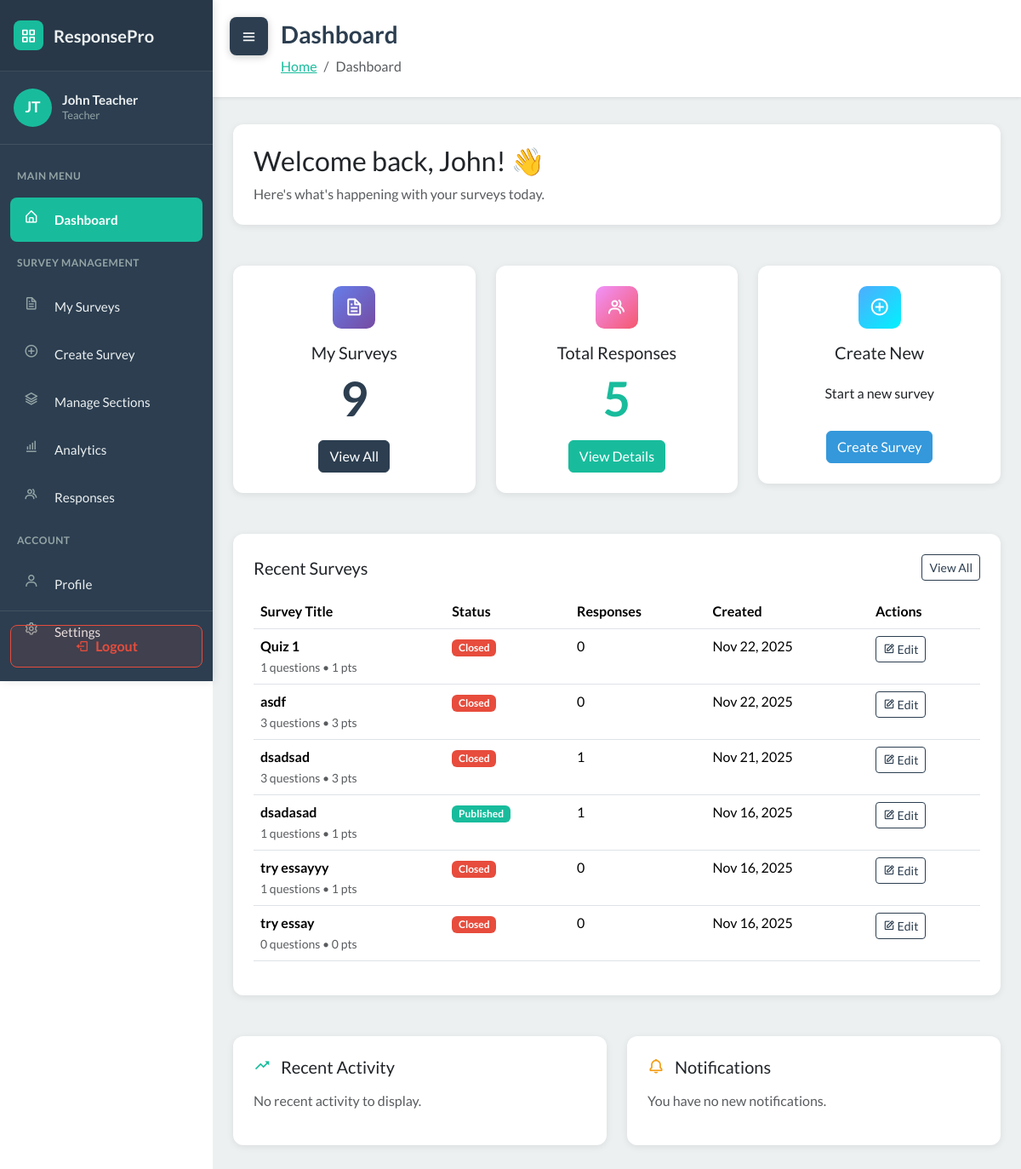
Page /dashboard/ (signed in) on the earlier database version.
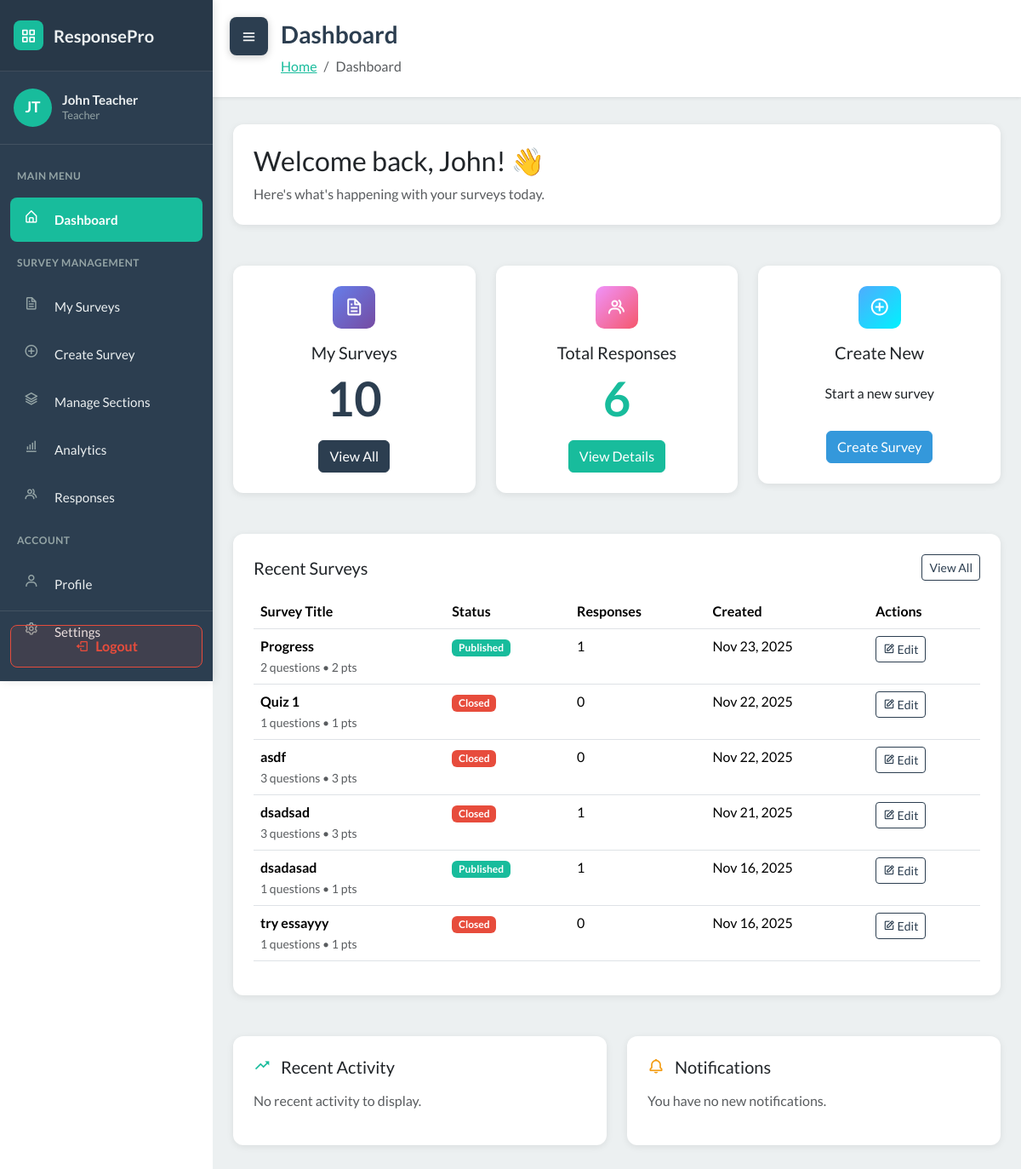
Same page on the later database version.
### WebSurvey/models.py (models this page shows, shortened)
class Survey(models.Model):
    STATUS_CHOICES = [
        ('draft', 'Draft'),
        ('published', 'Published'),
        ('closed', 'Closed'),
    ]
    title = models.CharField(max_length=255)
    description = models.TextField(blank=True)
    teacher = models.ForeignKey(User, on_delete=models.CASCADE, related_name='surveys')
    sections = models.ManyToManyField(Section, blank=True, related_name='surveys')
    status = models.CharField(max_length=20, choices=STATUS_CHOICES, default='draft')
    total_points = models.IntegerField(default=0)
    time_limit = models.IntegerField(null=True, blank=True, help_text="Time limit in minutes")
    due_date = models.DateTimeField(null=True, blank=True)
    created_at = models.DateTimeField(auto_now_add=True)
    updated_at = models.DateTimeField(auto_now=True)
    class Meta:
        ordering = ['-created_at']

### WebSurvey/views.py (the view)
# urls.py: path('dashboard/', views.dashboardPage, name='dashboard'),
@login_required
def dashboardPage(request):
    auto_close_due_surveys()
    user = request.user
    context = {
        'user': user,
        'role': user.role
    }
    if user.role == 'teacher':
        teacher_surveys = user.surveys.all().prefetch_related('questions', 'responses')
        context.update({
            'teacher_survey_count': teacher_surveys.count(),
            'teacher_response_count': StudentResponse.objects.filter(survey__teacher=user).count(),
            'teacher_surveys': teacher_surveys[:6]
        })
    else:
        context.update(_get_student_survey_data(user))
    return render(request, 'dashboard.html', context)

### WebSurvey/services.py (called while the page is built)
def auto_close_due_surveys():
    now = timezone.now()
    overdue_ids = []
    for survey in Survey.objects.filter(status='published', due_date__isnull=False):
        due = survey.due_date
        if due is None:
            continue
        if timezone.is_naive(due):
            due = timezone.make_aware(due, timezone.get_current_timezone())
        if due <= now:
            overdue_ids.append(survey.id)
    if overdue_ids:
        Survey.objects.filter(id__in=overdue_ids).update(status='closed')
    return now

### WebSurvey/templates/dashboard.html (shortened to what the changed rows need)
<!DOCTYPE html>
{% load static %}
<html data-bs-theme="light" lang="en">
<head>
    <link rel="stylesheet" href="https://cdn.jsdelivr.net/npm/bootswatch@5.3.6/dist/flatly/bootstrap.min.css">
    <link rel="stylesheet" href="https://cdn.jsdelivr.net/npm/boxicons@latest/css/boxicons.min.css">
    <link rel="stylesheet" href="https://cdnjs.cloudflare.com/ajax/libs/font-awesome/4.7.0/css/font-awesome.min.css">
    <link rel="stylesheet" href="{% static 'css/dashboard-sidebar.css' %}">
    <link rel="stylesheet" href="{% static 'css/bss-overrides.css' %}">
</head>
<body>
    <main class="dashboard-content" id="mainContent">
        {% block content %}
        <div class="content-header">
            <h1>Dashboard</h1>
        </div>
        <div class="container-fluid px-4 pb-5">
            {% if user.role == 'teacher' %}
            <div class="row">
                <div class="col-md-4 mb-4">
                    <div class="dashboard-card text-center">
                        <div class="card-icon mx-auto" style="background: linear-gradient(135deg, #667eea 0%, #764ba2 100%); color: white;">
                            <i class="bx bx-file"></i>
                        </div>
                        <h5 class="card-title mb-2">My Surveys</h5>
                        <p class="display-4 mb-3 fw-bold text-primary">{{ teacher_survey_count|default:0 }}</p>
                        <a href="{% url 'survey_list' %}" class="btn btn-primary">View All</a>
                    </div>
                </div>
                <div class="col-md-4 mb-4">
                    <div class="dashboard-card text-center">
                        <div class="card-icon mx-auto" style="background: linear-gradient(135deg, #f093fb 0%, #f5576c 100%); color: white;">
                            <i class="bx bx-group"></i>
                        </div>
                        <h5 class="card-title mb-2">Total Responses</h5>
                        <p class="display-4 mb-3 fw-bold text-success">{{ teacher_response_count|default:0 }}</p>
                        <a href="{% url 'response_management' %}" class="btn btn-success">View Details</a>
                    </div>
                </div>
                <div class="col-md-4 mb-4">
                    <div class="dashboard-card text-center">
                        <div class="card-icon mx-auto" style="background: linear-gradient(135deg, #4facfe 0%, #00f2fe 100%); color: white;">
                            <i class="bx bx-plus-circle"></i>
                        </div>
                        <h5 class="card-title mb-2">Create New</h5>
                        <p class="mb-3" style="height: 3.5rem; display: flex; align-items: center; justify-content: center;">Start a new survey</p>
                        <a href="{% url 'survey_create' %}" class="btn btn-info">Create Survey</a>
                    </div>
                </div>
            </div>
            <div class="row">
                <div class="col-12">
                    <div class="dashboard-card">
                        <div class="d-flex justify-content-between align-items-center mb-3">
                            <h5 class="mb-0">Recent Surveys</h5>
                            <a href="{% url 'survey_list' %}" class="btn btn-sm btn-outline-primary">View All</a>
                        </div>
                        <div class="table-responsive">
                            <table class="table table-hover">
                                <thead>
                                    <tr>
                                        <th>Survey Title</th>
                                        <th>Status</th>
                                        <th>Responses</th>
                                        <th>Created</th>
                                        <th>Actions</th>
                                    </tr>
                                </thead>
                                <tbody>
                                    {% if teacher_surveys %}
                                        {% for survey in teacher_surveys %}
                                        <tr>
                                            <td>
                                                <strong>{{ survey.title }}</strong>
                                                <br>
                                                <small class="text-muted">{{ survey.questions.count }} questions • {{ survey.total_points }} pts</small>
                                            </td>
                                            <td>
                                                <span class="badge
                                                    {% if survey.status == 'published' %}bg-success
                                                    {% elif survey.status == 'draft' %}bg-secondary
                                                    {% else %}bg-danger{% endif %}">
                                                    {{ survey.get_status_display }}
                                                </span>
                                            </td>
                                            <td>{{ survey.responses.count }}</td>
                                            <td>{{ survey.created_at|date:"M d, Y" }}</td>
                                            <td>
                                                <a href="{% url 'survey_edit' survey.id %}" class="btn btn-sm btn-outline-primary">
                                                    <i class="bx bx-edit"></i> Edit
                                                </a>
                                            </td>
                                        </tr>
                                        {% endfor %}
                                    {% endif %}
                                </tbody>
                            </table>
                        </div>
                    </div>
                </div>
            </div>
            {% endif %}
        </div>
        {% endblock %}
    </main>
</body>
</html>

Differences in the rows shown:
no longer on this page (row unchanged): Survey: title "try essay", questions.count "0", total_points "0", status "Closed", responses.count "0", created_at "Nov 16, 2025"
added Survey: title "Progress", questions.count "2", total_points "2", status "Published", responses.count "1", created_at "Nov 23, 2025"
Other differences:
{{ teacher_survey_count|default:0 }}: "9" → "10"
{{ teacher_response_count|default:0 }}: "5" → "6"
